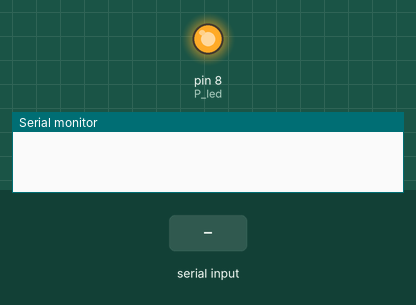
A sketch run on a simulated Arduino Uno, built with avr-gcc and run on an emulated ATmega328P. Shown: output pins drawn as LEDs (lit = HIGH), the last lines printed to the serial monitor. The inputs (shaded band) are chosen by the test bench.

Above: at 1.2 s.
1.3 s: "led off" received over Serial
At 2.9 s:
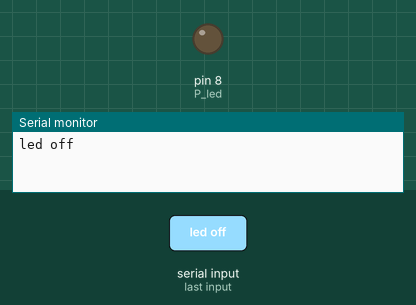
3.8 s: "led on" received over Serial
At 6.0 s:
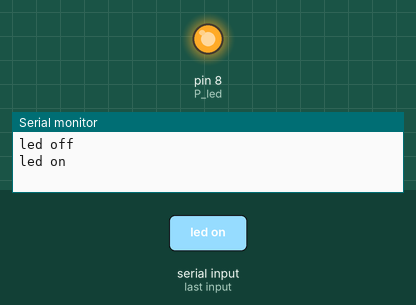
Timing chart, 0 to 7.5 s (numbered marks = the images above; inputs shaded):
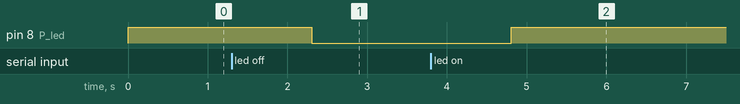

The sketch:

Led.ino
```cpp
unsigned int P_led = 8;

void setup() {
  // put your setup code here, to run once:
  Serial.begin(9600);
  pinMode(P_led, OUTPUT);
  digitalWrite(P_led, HIGH);
}

void loop() {
    if (Serial.available())
    {
        String read_line = Serial.readString();
        Serial.println(read_line);
        if (read_line == "led on")
        {
          digitalWrite(P_led, HIGH);
        }
        else if (read_line == "led off")
        {
          digitalWrite(P_led, LOW);
        }

    }
}
```

Measured:
- after the input at 1.3 s, pin 8 (P_led): HIGH → LOW after 1.0 s
- after the input at 3.8 s, pin 8 (P_led): LOW → HIGH after 1.0 s
